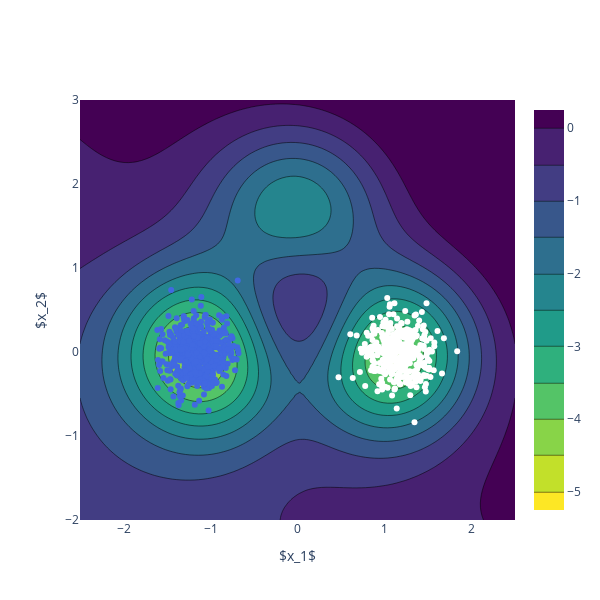

Write notebook code for a chart like this one.
### Code cell
# x_state_a, y_state_a = np.random.multivariate_normal([-1.8,0], [[0.05, 0],[0,1]], 900).T
# x_state_b, y_state_b = np.random.multivariate_normal([1.8,0], [[0.05, 0],[0,1]], 100).T

x_state_a, y_state_a = np.random.multivariate_normal([-1.15,0], [[0.04, 0],[0,0.05]], 600).T
x_state_b, y_state_b = np.random.multivariate_normal([1.15,0], [[0.04, 0],[0,0.05]], 400).T

fig = go.Figure()

fig.add_trace(
    go.Contour(
        z=E_illustrate,
        x=x_illustrate, 
        y=y_illustrate,
        reversescale = True,
        colorscale = "viridis",
        contours=dict(
            start=-5,
            end=0,
            size=0.5,
        ),
    )
)

fig.add_trace(
    go.Scatter(
        x=x_state_a,
        y=y_state_a,
        mode="markers",
        name='',
        marker_color="royalblue"
    ))

fig.add_trace(
    go.Scatter(
        x=x_state_b,
        y=y_state_b,
        mode="markers",
        name='',
        marker_color="white"
    ))

fig.update_layout(
    #title="Plot Title",
    width=600,
    height=600,
    xaxis_title="$x_1$",
    yaxis_title="$x_2$",
    xaxis = dict(
        tickmode = 'linear',
        tick0 = -3,
        dtick = 1
    )
)

fig.show()

### Figure 1 — Plotly figure (JSON) as saved in the notebook; plotly's stock layout.template omitted (floating-point values rounded to 4 significant figures; data arrays with more than 128 entries replaced by an {"elided": "..."} marker saying what was removed)
{"data": [{"colorscale": [[0, "#440154"], [0.1111, "#482878"], [0.2222, "#3e4989"], [0.3333, "#31688e"], [0.4444, "#26828e"], [0.5556, "#1f9e89"], [0.6667, "#35b779"], [0.7778, "#6ece58"], [0.8889, "#b5de2b"], [1, "#fde725"]], "contours": {"end": 0, "size": 0.5, "start": -5}, "reversescale": true, "type": "contour", "x": [-2.5, -2.449, -2.399, -2.348, -2.298, -2.247, -2.197, -2.146, -2.096, -2.045, -1.995, -1.944, -1.894, -1.843, -1.793, -1.742, -1.692, -1.641, -1.591, -1.54, -1.49, -1.439, -1.389, -1.338, -1.288, -1.237, -1.187, -1.136, -1.086, -1.035, -0.9848, -0.9343, -0.8838, -0.8333, -0.7828, -0.7323, -0.6818, -0.6313, -0.5808, -0.5303, -0.4798, -0.4293, -0.3788, -0.3283, -0.2778, -0.2273, -0.1768, -0.1263, -0.07576, -0.02525, 0.02525, 0.07576, 0.1263, 0.1768, 0.2273, 0.2778, 0.3283, 0.3788, 0.4293, 0.4798, 0.5303, 0.5808, 0.6313, 0.6818, 0.7323, 0.7828, 0.8333, 0.8838, 0.9343, 0.9848, 1.035, 1.086, 1.136, 1.187, 1.237, 1.288, 1.338, 1.389, 1.439, 1.49, 1.54, 1.591, 1.641, 1.692, 1.742, 1.793, 1.843, 1.894, 1.944, 1.995, 2.045, 2.096, 2.146, 2.197, 2.247, 2.298, 2.348, 2.399, 2.449, 2.5], "y": [-2, -1.949, -1.899, -1.848, -1.798, -1.747, -1.697, -1.646, -1.596, -1.545, -1.495, -1.444, -1.394, -1.343, -1.293, -1.242, -1.192, -1.141, -1.091, -1.04, -0.9899, -0.9394, -0.8889, -0.8384, -0.7879, -0.7374, -0.6869, -0.6364, -0.5859, -0.5354, -0.4848, -0.4343, -0.3838, -0.3333, -0.2828, -0.2323, -0.1818, -0.1313, -0.08081, -0.0303, 0.0202, 0.07071, 0.1212, 0.1717, 0.2222, 0.2727, 0.3232, 0.3737, 0.4242, 0.4747, 0.5253, 0.5758, 0.6263, 0.6768, 0.7273, 0.7778, 0.8283, 0.8788, 0.9293, 0.9798, 1.03, 1.081, 1.131, 1.182, 1.232, 1.283, 1.333, 1.384, 1.434, 1.485, 1.535, 1.586, 1.636, 1.687, 1.737, 1.788, 1.838, 1.889, 1.939, 1.99, 2.04, 2.091, 2.141, 2.192, 2.242, 2.293, 2.343, 2.394, 2.444, 2.495, 2.545, 2.596, 2.646, 2.697, 2.747, 2.798, 2.848, 2.899, 2.949, 3], "z": {"elided": "100x100 float values"}}, {"marker": {"color": "royalblue"}, "mode": "markers", "name": "", "type": "scatter", "x": {"elided": "600 float values"}, "y": {"elided": "600 float values"}}, {"marker": {"color": "white"}, "mode": "markers", "name": "", "type": "scatter", "x": {"elided": "400 float values"}, "y": {"elided": "400 float values"}}], "layout": {"height": 600, "width": 600, "xaxis": {"dtick": 1, "tick0": -3, "tickmode": "linear", "title": {"text": "$x_1$"}}, "yaxis": {"title": {"text": "$x_2$"}}}}
